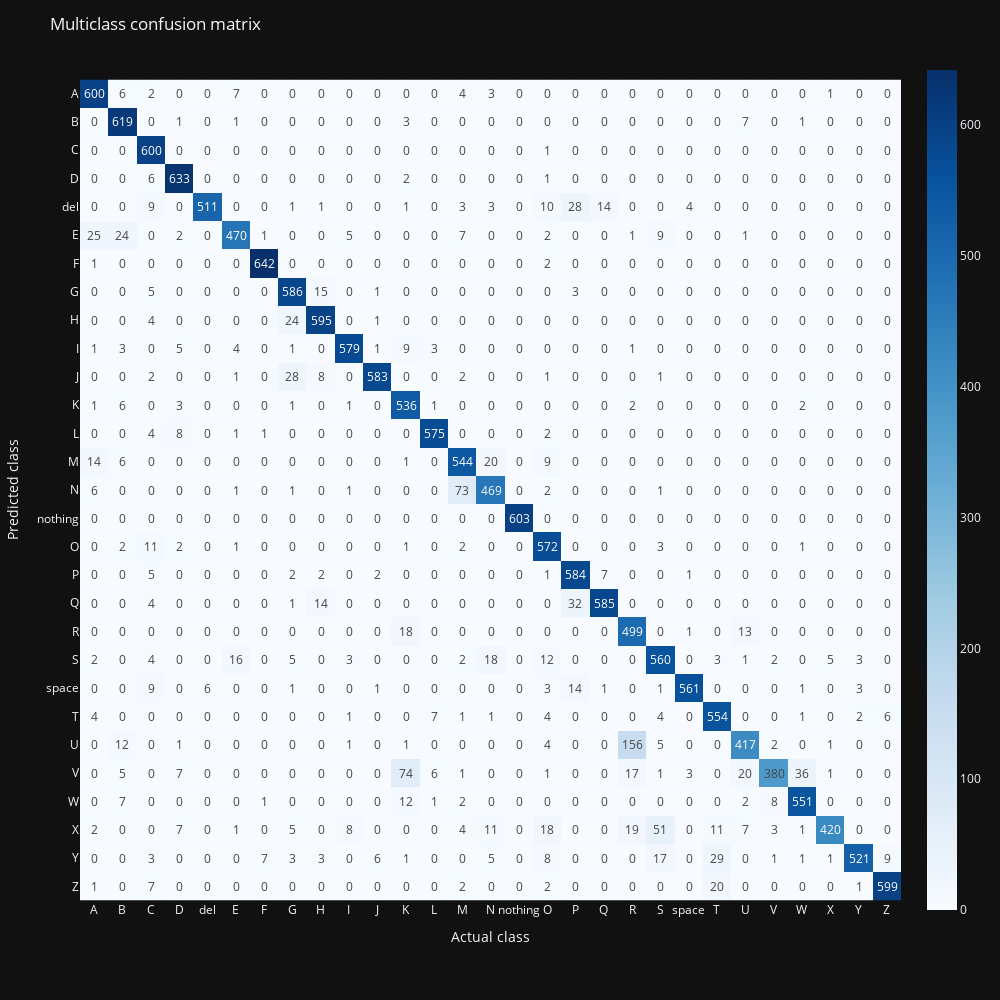

Notebook source saved alongside this figure:
### Markdown cell above
# Full quantization model

### Code cell
size = 1000
cm = metrics.confusion_matrix(true_labels, pred_labels)
fig = px.imshow(cm, x=class_labels, y=class_labels, text_auto=True, width=size, height=size, color_continuous_scale='blues')
fig.update_layout(
  title_text='Multiclass confusion matrix',
  xaxis_title_text='Actual class',
  yaxis_title_text='Predicted class',
)

### Figure 1 — Plotly figure (JSON) as saved in the notebook; plotly's stock layout.template omitted (floating-point values rounded to 4 significant figures; data arrays with more than 128 entries replaced by an {"elided": "..."} marker saying what was removed)
{"data": [{"coloraxis": "coloraxis", "name": "0", "texttemplate": "%{z}", "x": ["A", "B", "C", "D", "del", "E", "F", "G", "H", "I", "J", "K", "L", "M", "N", "nothing", "O", "P", "Q", "R", "S", "space", "T", "U", "V", "W", "X", "Y", "Z"], "y": ["A", "B", "C", "D", "del", "E", "F", "G", "H", "I", "J", "K", "L", "M", "N", "nothing", "O", "P", "Q", "R", "S", "space", "T", "U", "V", "W", "X", "Y", "Z"], "z": {"elided": "29x29 int values"}, "type": "heatmap", "xaxis": "x", "yaxis": "y", "hovertemplate": "x: %{x}<br>y: %{y}<br>color: %{z}<extra></extra>"}], "layout": {"xaxis": {"anchor": "y", "domain": [0.0, 1.0], "scaleanchor": "y", "constrain": "domain", "title": {"text": "Actual class"}}, "yaxis": {"anchor": "x", "domain": [0.0, 1.0], "autorange": "reversed", "constrain": "domain", "title": {"text": "Predicted class"}}, "coloraxis": {"colorscale": [[0.0, "rgb(247,251,255)"], [0.125, "rgb(222,235,247)"], [0.25, "rgb(198,219,239)"], [0.375, "rgb(158,202,225)"], [0.5, "rgb(107,174,214)"], [0.625, "rgb(66,146,198)"], [0.75, "rgb(33,113,181)"], [0.875, "rgb(8,81,156)"], [1.0, "rgb(8,48,107)"]]}, "margin": {"t": 60}, "height": 1000, "width": 1000, "title": {"text": "Multiclass confusion matrix"}}}
